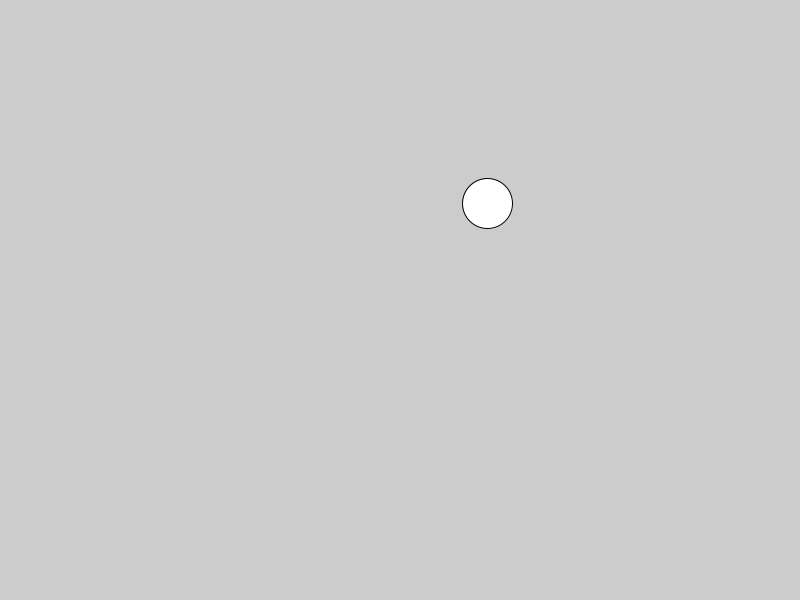
Frame 1 (no input)
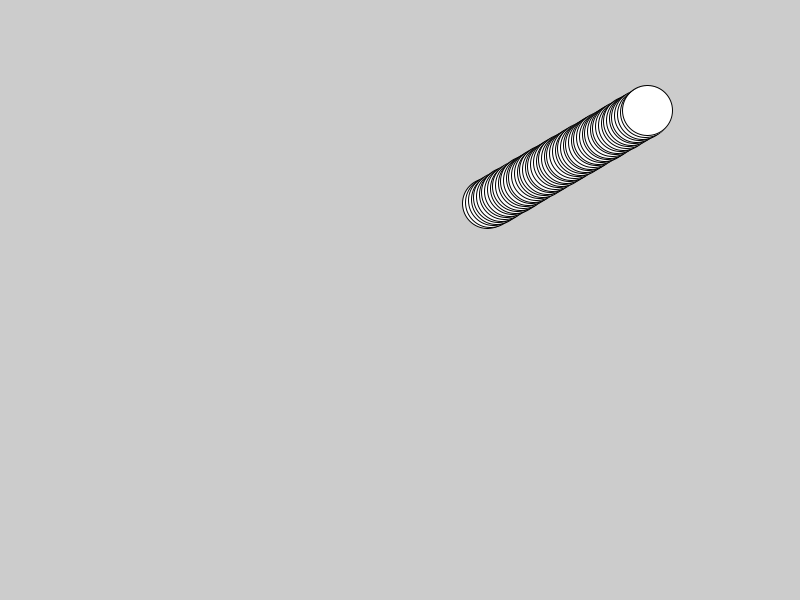
Frame 60 (the mouse pressed at the canvas centre just before this capture)
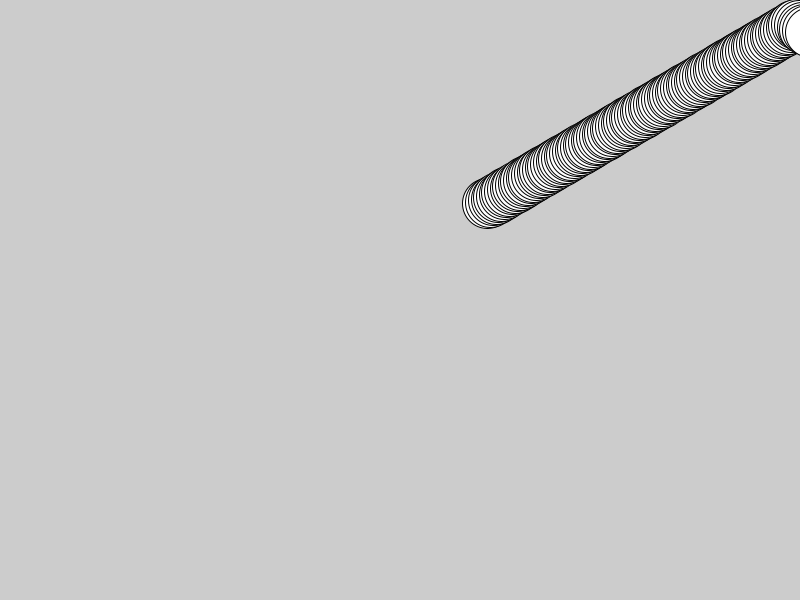
Frame 120 (the mouse held since frame 60 and released just before this capture)

The Processing sketch that drew these frames (run headless with seeded random() and noise(); from frame 60 on, the mouse is pressed at the canvas centre):

// Processing sketch: Bounce
// ── Bounce.pde
Bouncer b;

void setup(){
  size(800,600);
  b = new Bouncer();
}
void draw(){
  b.display();
  b.move();
}

// ── bouncer.pde
class Bouncer {
  PVector pos;
  PVector vel;
  int size = 50;

  Bouncer() {
    pos = new PVector(random(100, 700), random(100, 500));
    vel = new PVector(random(-3, 3), random(-3, 3));
  }
  void move() {
    pos.add(vel);
    if (pos.x < size/2 || pos.y > width - (size/2)) {
      vel.x = -vel.x;
    }
    if (pos.y < size/2 || pos.y > height - (size/2)) {
      vel.y = -vel.y;
    }
  }
  void display() {
    fill(255);
    circle(pos.x, pos.y, size);
  }
}
